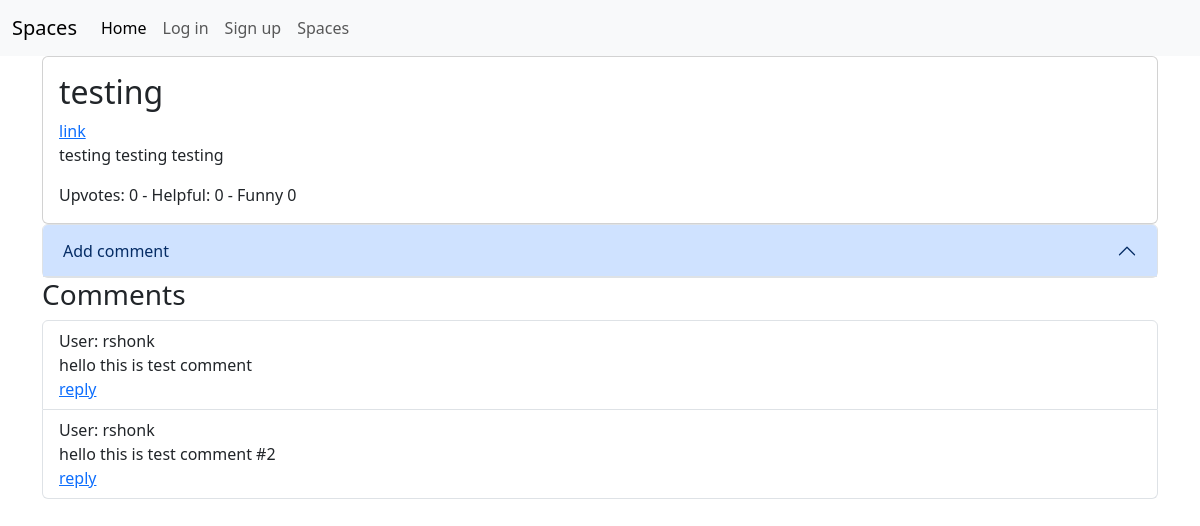
The app's page /space/padres/comments/testing/ with its own data.
### main/models.py (models this page shows, shortened)
class Post(models.Model):
    user = models.ForeignKey(User, on_delete=models.CASCADE)
    title = models.CharField(max_length=50)
    spacename = models.CharField(max_length=25)
    url = models.CharField(max_length=200, default="", blank=True)
    body = models.CharField(max_length=1000, default="")
    upvotes = models.IntegerField(default=0)
    downvotes = models.IntegerField(default=0)
    helpful = models.IntegerField(default=0)
    funny = models.IntegerField(default=0)
    date_published = models.DateTimeField(default=datetime.datetime.now(), blank=True)
    def __str__(self):
        return self.title

class Comment(models.Model):
    post = models.ForeignKey(Post, on_delete=models.CASCADE)
    comment = models.CharField(max_length=1000)
    parent_comment = models.CharField(max_length=1000, default="", blank=True)
    username = models.CharField(max_length=12)
    upvotes = models.IntegerField(default=0)
    downvotes = models.IntegerField(default=0)
    helpful = models.IntegerField(default=0)
    funny = models.IntegerField(default=0)
    date_published = models.DateTimeField(default=datetime.datetime.now(), blank=True)

### main/views.py (the view)
# urls.py: path('space/<str:spacename>/comments/<str:post_title>/', views.post_comments, name='post_comments'),
def post_comments(request, spacename, post_title):
    if request.method == 'POST':
        form = CommentForm(request.POST)
        if form.is_valid():
            form.save()
            return redirect('main:post_comments', spacename, post_title)
    post_info = Post.objects.get(title=post_title)
    comments = post_info.comment_set.all()
    comment_form = CommentForm()
    return render(request, 'main/comment.html', {'post_info': post_info, 'comments': comments,
                                                 'comment_form': comment_form})

### main/templates/main/comment.html (shortened to what this page needs)
{% extends "./base.html" %}
    {% load bootstrap5 %}
{% block content %}
<div class="card">
  <div class="card-body">
    <h2>{{ post_info.title }}</h2>
    {% if post_info.url != "" %}
    <a href="{{ post_info.url }}">link</a>
    {% endif %}
    <p>{{ post_info.body }}</p>
    Upvotes: {{ post_info.upvotes }} - Helpful: {{ post_info.helpful }} - Funny {{ post_info.funny }}
  </div>
</div>
<div class="accordion">
    <div class="accordion-item">
        <h2 class="accordion-header">
          <button class="accordion-button" type="button" data-bs-toggle="collapse" data-bs-target="#collapseOne" aria-expanded="true" aria-controls="collapseOne">
            Add comment
          </button>
        </h2>
  </div>
</div>
<h3>Comments</h3>
<ul class="list-group">
{% for comment in comments %}
    <li class="list-group-item">
        User: {{ comment.username }}<br>
        {{ comment.comment }}<br>
        <a href="">reply</a><br>
    </li>
{% endfor %}
</ul>
{% endblock %}

### records on screen
Post: title "testing", body "testing testing testing", upvotes "0", helpful "0", funny "0"
Comment: username "rshonk", comment "hello this is test comment"
Comment: username "rshonk", comment "hello this is test comment #2"
